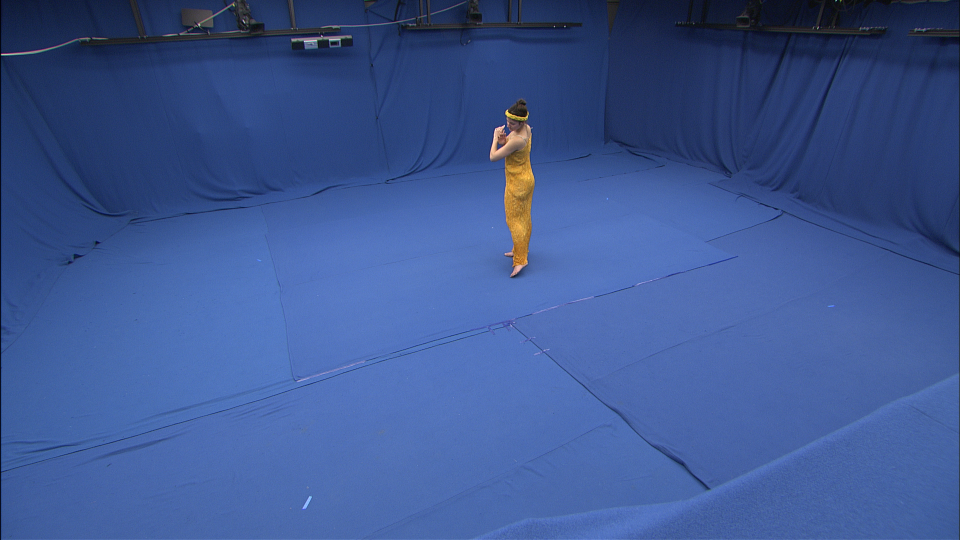
%> input picture cvprlab/vishull/mvdata/cam0.png, 1920 x 1080 px (shown at 1/2 size); its folder holds 4 pictures in this run
$ octave vishulldemo.m   (GNU Octave 9; MATLAB toolbox functions it lacks are replaced by stand-ins)
%> lines starting %> are read from the running program, lines starting %| are printed output that depends on the picture
### cvprlab/mvg/loadCamera.m
function CAM=loadCamera()

CALIBFILE='calibration.txt';

fp=fopen(CALIBFILE,'rt');

numcams=fscanf(fp,'%d',1);
reserved=fscanf(fp,'%d',1);

for cams=1:numcams
    CAM(cams).imgsize=fscanf(fp,'%d',4);
    CAM(cams).imgsize=CAM(cams).imgsize([2 4]);

    CAM(cams).fx=fscanf(fp,'%f',1);
    CAM(cams).fy=fscanf(fp,'%f',1);
    CAM(cams).cx=fscanf(fp,'%f',1);
    CAM(cams).cy=fscanf(fp,'%f',1);
    CAM(cams).k=fscanf(fp,'%f',1);
    CAM(cams).K = [CAM(cams).fx  0          CAM(cams).cx ; ...
                 0           CAM(cams).fy CAM(cams).cy ; ...
                 0           0          1];

    CAM(cams).R=reshape(fscanf(fp,'%f',9),3,3)';
    CAM(cams).T=fscanf(fp,'%f',3);

end

fclose(fp);

### cvprlab/vishull/plotCameras.m
% Plot camera positions
figure;
for cam=1:NUMCAM
    origin=-C(cam).R'*C(cam).T;
   drawCamera3D(C(cam).R,C(cam).T,C(cam).K,C(cam).imgsize(2),C(cam).imgsize(1));
   hold on;
end
xlabel('x');
ylabel('y');
xlabel('z');
title('Visual Hull');
drawnow;

### cvprlab/mvg/drawCamera3D.m
function drawCamera3D(R,t,K,width,height)

xlabel('x');
ylabel('y');
zlabel('z');
hold on;
axis equal;

d=mean([K(1,1) K(2,2)])/1000; % focal length
imageplane=[];
[COP pt]=getLightRay(R,t,K,[0;0]);
imageplane=[imageplane COP+pt.*d];
[COP pt]=getLightRay(R,t,K,[width;0]);
imageplane=[imageplane COP+pt.*d];
[COP pt]=getLightRay(R,t,K,[width;height]);
imageplane=[imageplane COP+pt.*d];
[COP pt]=getLightRay(R,t,K,[0;height]);
imageplane=[imageplane COP+pt.*d];

% Draw camera centre of projection (COP)
plot3(COP(1,:),COP(2,:),COP(3,:),'m*');

% Draw the rectangular image plane
imageplane=[imageplane imageplane(:,1)];
plot3(imageplane(1,:),imageplane(2,:),imageplane(3,:),'b');

% Draw lines from imageplane corners to COP
for pt=1:4
   lines=[imageplane(:,pt) COP];
   plot3(lines(1,:),lines(2,:),lines(3,:),'b');
end

### cvprlab/mvg/getLightRay.m
function [x0 x1]=getLightRay(R,t,K,pt2D)

x0=-R'*t;

pt2D=pt2D-K(1:2,3);


x1=R' * [pt2D(1) /K(1,1);...
         pt2D(2) /K(2,2);...
         1];

x1=x1/norm(x1);

### cvprlab/vishull/vishulldemo.m
close all;
clear all;

XMIN=0;
XMAX=4;
YMIN=0;
YMAX=2;
ZMIN=0;
ZMAX=4;
XSTEP=0.05;
YSTEP=0.05;
ZSTEP=0.05;

VISHULL_THRESHOLD=5;
NUMCAM=8;

cd 'mvdata';
C=loadCamera();
cd '..';


% Plot camera positions
plotCameras();
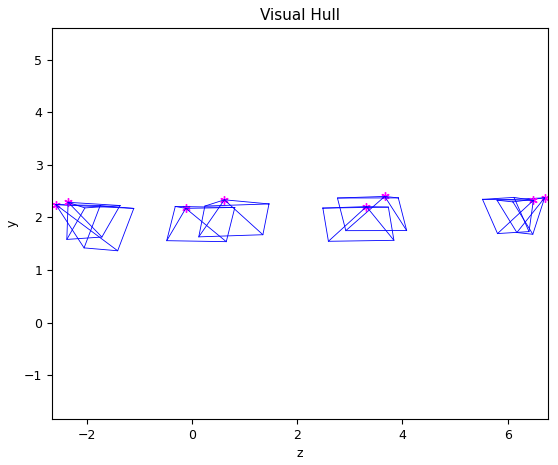
%> figure redrawn from the program's plot data

% Get masks of foreground object from all 8 views
for cam=1:NUMCAM
   imgfile=sprintf('mvdata/cam%d.png',cam-1);
   im=double(imread(imgfile))./255;
   bluedominance=im(:,:,3)./(im(:,:,1)+im(:,:,2)+im(:,:,3));
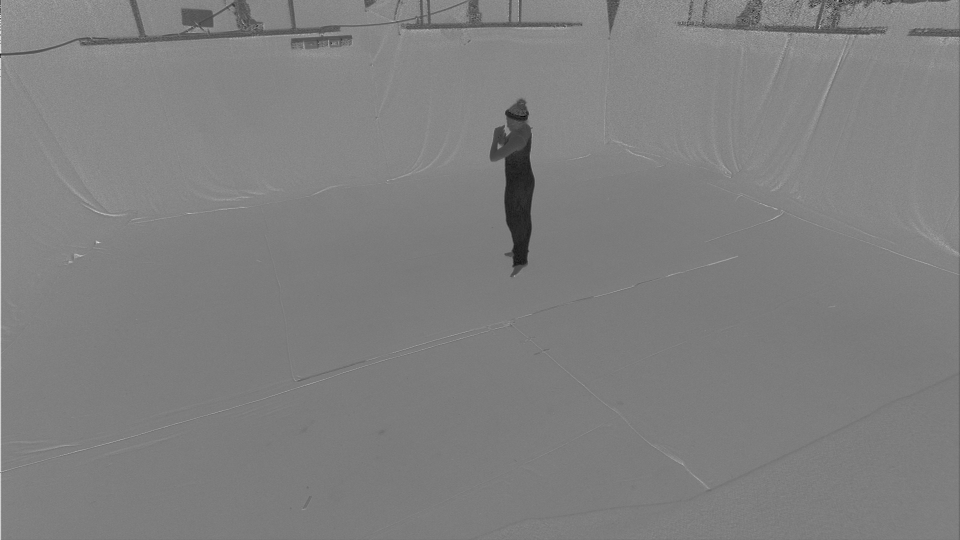
%> bluedominance: size 1080x1920 double (shown at 1/2 size); 0% of the values are NaN or infinite; the others: min 0, max 1, mean 0.502; drawn with min black, max white, NaN and infinite black
   mask{cam}=bluedominance<0.38;
%   imshow(mask{cam});
%   pause;
end
%> pass 2 of the loop `for cam=1:NUMCAM`:
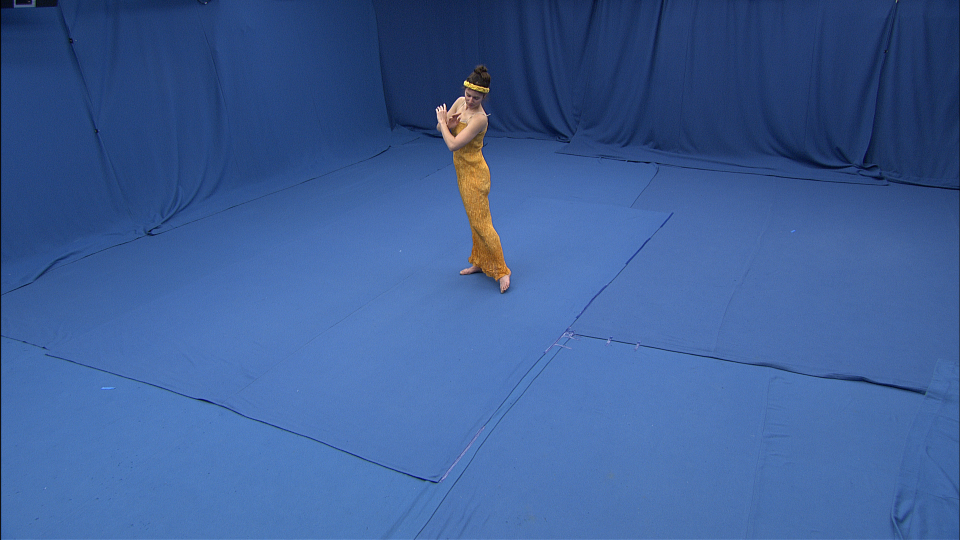
%> input picture cvprlab/vishull/mvdata/cam1.png, 1920 x 1080 px (shown at 1/2 size)
%> `bluedominance=im(:,:,3)./(im(:,:,1)+im(:,:,2)+im(:,:,3));`:
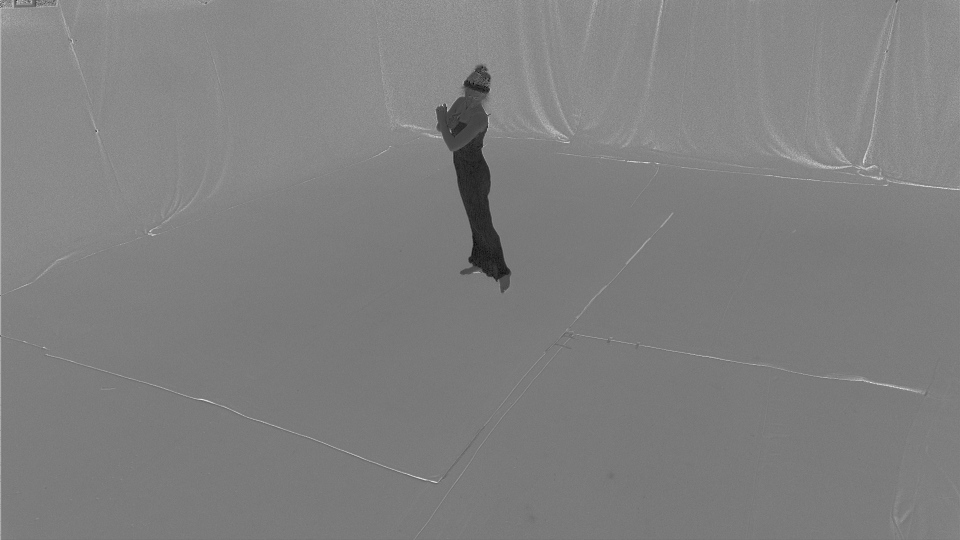
%> bluedominance: size 1080x1920 double (shown at 1/2 size); 0% of the values are NaN or infinite; the others: min 0, max 1, mean 0.502; mean of the top-left, top-right, bottom-left and bottom-right quarters NaN, 0.519, NaN, 0.482; drawn with min black, max white, NaN and infinite black
%> pass 3 of the loop `for cam=1:NUMCAM`:
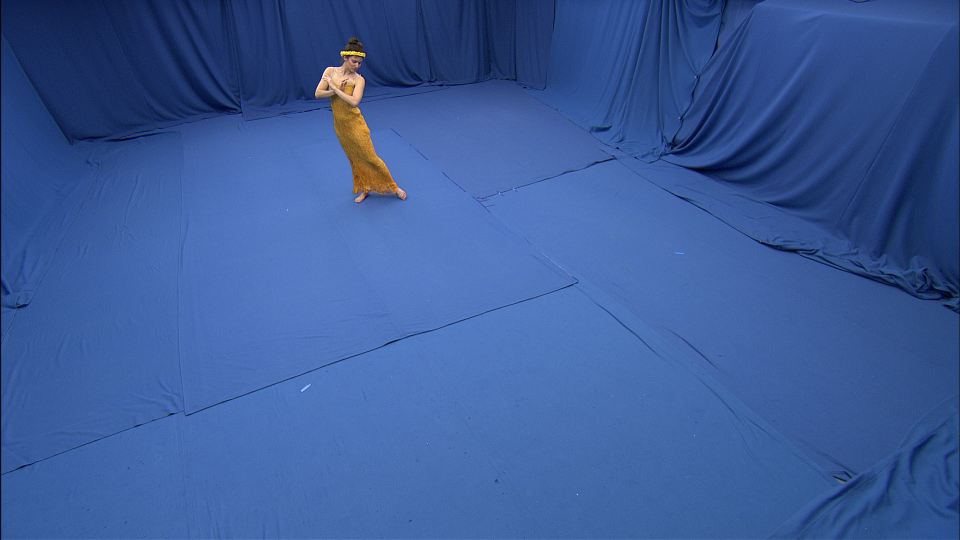
%> input picture cvprlab/vishull/mvdata/cam2.png, 1920 x 1080 px (shown at 1/2 size)
%> `bluedominance=im(:,:,3)./(im(:,:,1)+im(:,:,2)+im(:,:,3));`:
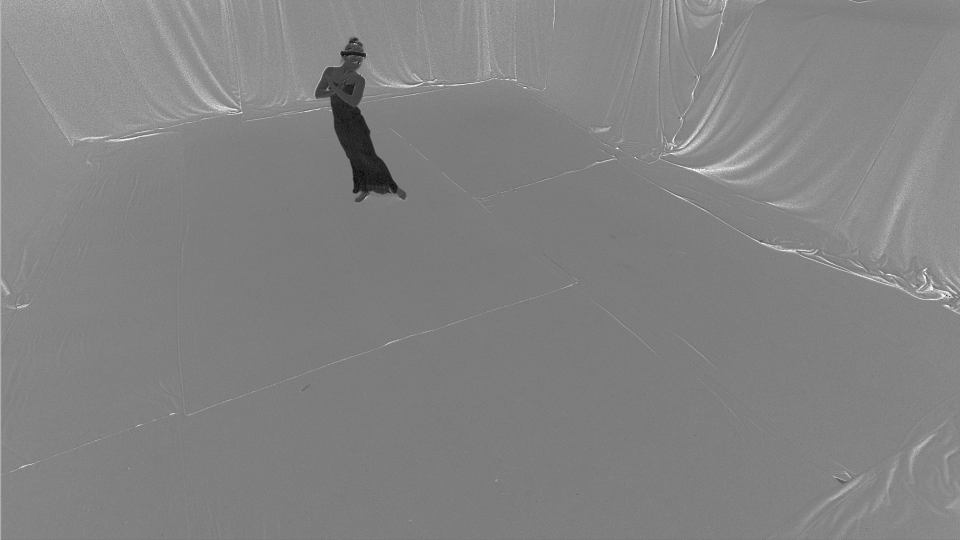
%> bluedominance: size 1080x1920 double (shown at 1/2 size); min 0, max 1, mean 0.515
%> (the run ends here)
